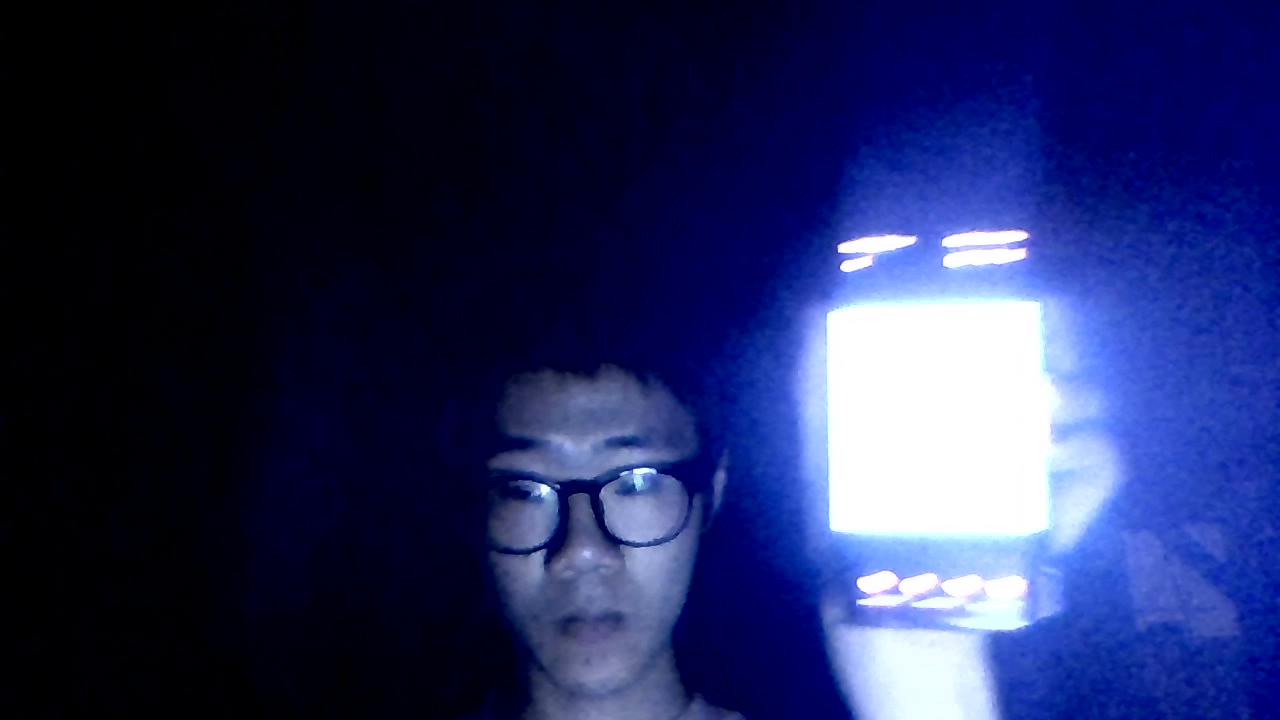
#> input picture frame 4 of colordarkbrighttest.mp4, 1280 x 720 px
$ python task4c.py
#> lines starting #> are read from the running program, lines starting #| are printed output that depends on the picture; after the words box and inside, x2 and y2 are one past the last pixel; in counts of white or black regions, pixels touching at a corner belong together
#https://opencv-python-tutroals.readthedocs.io/en/latest/py_tutorials/py_imgproc/py_colorspaces/py_colorspaces.html#converting-colorspaces

import cv2
import numpy as np

cap = cv2.VideoCapture('colordarkbrighttest.mp4')


while(cap.isOpened()):
    # Take each frame
    ret, frame = cap.read()
#> frame is the input picture: shape (720, 1280, 3); mean B, G, R 94.9, 45.1, 37.5
    if ret:
    # Convert BGR to HSV
    #if np.shape(cap) != ():
        hsv = cv2.cvtColor(frame, cv2.COLOR_BGR2HSV)
#> hsv: shape (720, 1280, 3); mean H, S, V 111.9, 211.3, 94.9
    # define range of blue color in HSV
        lower_blue = np.array([0,50,50])
        upper_blue = np.array([100,255,255])

    # Threshold the HSV image to get only blue colors
        mask = cv2.inRange(hsv, lower_blue, upper_blue)
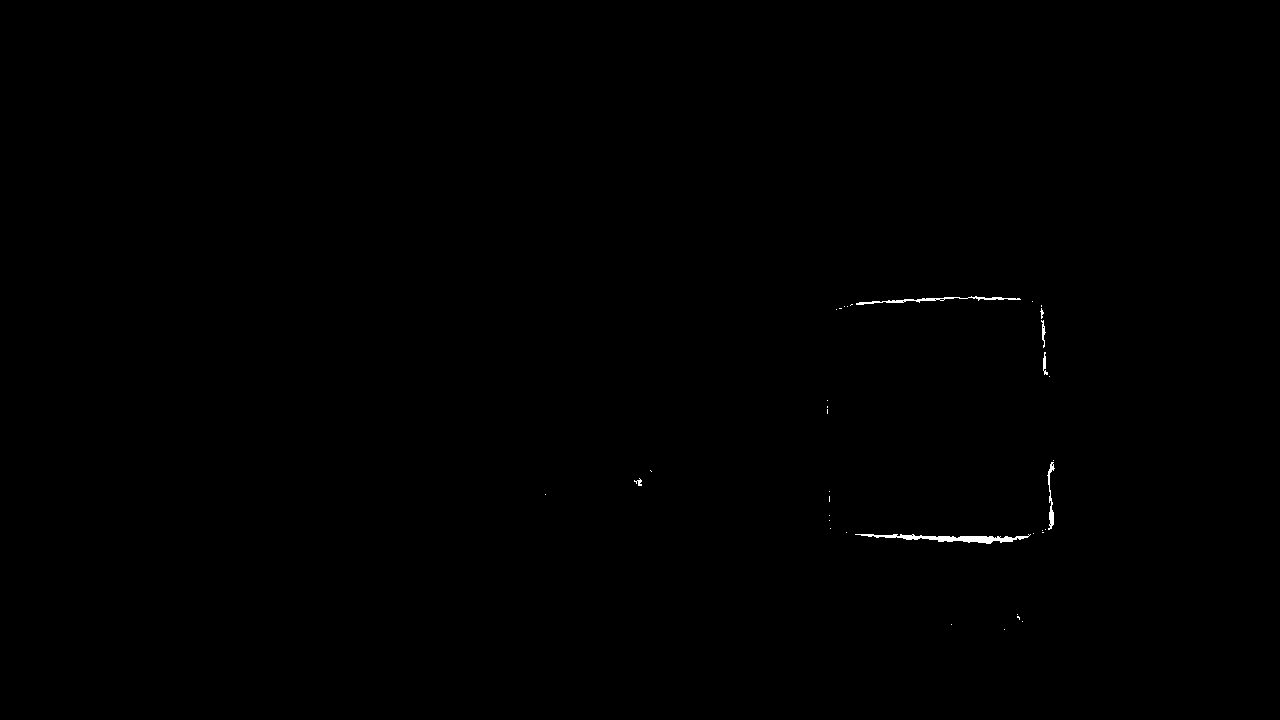
#> mask: shape (720, 1280); 0.16% white; 36 white regions (29 under 20 px), largest, box (x1, y1, x2, y2) and area: (855, 534, 1031, 544) 718, (856, 296, 1021, 305) 351, (1047, 462, 1055, 530) 189

    # Bitwise-AND mask and original image
        res = cv2.bitwise_and(frame,frame, mask= mask)

    #cv2.imshow('frame',frame)
    #cv2.imshow('mask',mask)
        cv2.imshow('res',res)
        k = cv2.waitKey(1) & 0xFF
#> (key q is pressed here)
        if k == ord('q'):
            break
cap.release()
#> (the run stopped early here; a loop or call above may not have finished)
